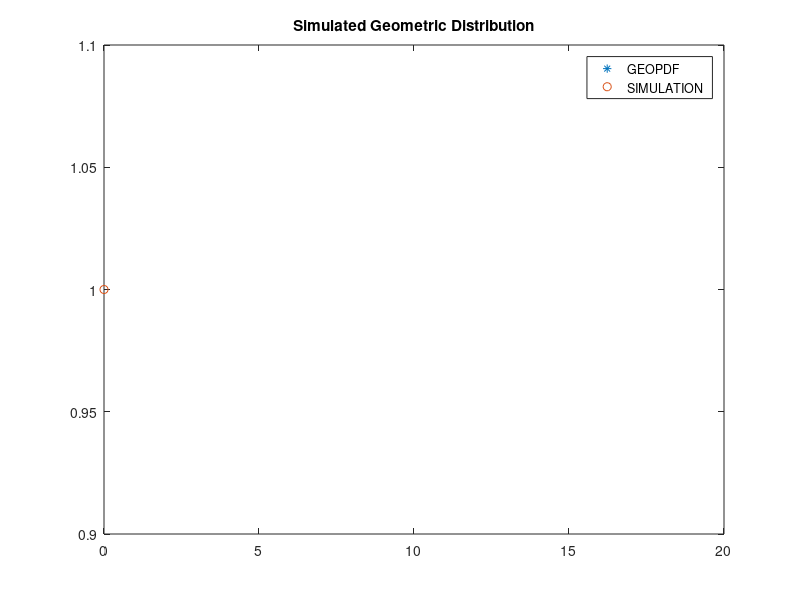

Write MATLAB code to recreate this figure.
N = input('Simulations = ');
p = input('Probability = ');

X = 0;
while(rand >= p)
    X = X+1;
end

for i = 1:N
    X(i) = 0;
    while (rand >= p)
        X(i) = X(i) + 1;
    end
end

U_X = unique(X);
N_X = hist(X, length(U_X));
rel_freq = N_X / N;

x = 0:20;
y = geopdf(x, p);

plot(x, y, '*', U_X, rel_freq, 'o');
title("Simulated Geometric Distribution");
legend('GEOPDF', 'SIMULATION');